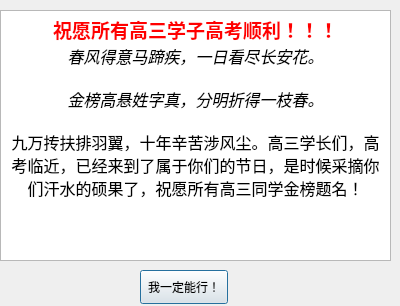
<?xml version="1.0" encoding="UTF-8"?>
<ui version="4.0">
 <class>Dialog</class>
 <widget class="QDialog" name="Dialog">
  <property name="geometry">
   <rect>
    <x>0</x>
    <y>0</y>
    <width>400</width>
    <height>306</height>
   </rect>
  </property>
  <property name="windowTitle">
   <string>高考祝愿！</string>
  </property>
  <widget class="QTextEdit" name="textEdit">
   <property name="geometry">
    <rect>
     <x>0</x>
     <y>10</y>
     <width>391</width>
     <height>251</height>
    </rect>
   </property>
   <property name="html">
    <string>&lt;!DOCTYPE HTML PUBLIC &quot;-//W3C//DTD HTML 4.0//EN&quot; &quot;http://www.w3.org/TR/REC-html40/strict.dtd&quot;&gt;
&lt;html&gt;&lt;head&gt;&lt;meta name=&quot;qrichtext&quot; content=&quot;1&quot; /&gt;&lt;style type=&quot;text/css&quot;&gt;
p, li { white-space: pre-wrap; }
&lt;/style&gt;&lt;/head&gt;&lt;body style=&quot; font-family:'Noto Sans'; font-size:10pt; font-weight:400; font-style:normal;&quot;&gt;
&lt;p align=&quot;center&quot; style=&quot; margin-top:0px; margin-bottom:0px; margin-left:0px; margin-right:0px; -qt-block-indent:0; text-indent:0px;&quot;&gt;&lt;span style=&quot; font-size:14pt; font-weight:600; color:#ff0000;&quot;&gt;祝愿所有高三学子高考顺利！！！&lt;/span&gt;&lt;/p&gt;
&lt;p align=&quot;center&quot; style=&quot; margin-top:0px; margin-bottom:0px; margin-left:0px; margin-right:0px; -qt-block-indent:0; text-indent:0px;&quot;&gt;&lt;span style=&quot; font-size:12pt; font-style:italic; color:#000000;&quot;&gt;春风得意马蹄疾，一日看尽长安花。&lt;/span&gt;&lt;/p&gt;
&lt;p align=&quot;center&quot; style=&quot;-qt-paragraph-type:empty; margin-top:0px; margin-bottom:0px; margin-left:0px; margin-right:0px; -qt-block-indent:0; text-indent:0px; font-size:12pt; font-style:italic; color:#000000;&quot;&gt;&lt;br /&gt;&lt;/p&gt;
&lt;p align=&quot;center&quot; style=&quot; margin-top:0px; margin-bottom:0px; margin-left:0px; margin-right:0px; -qt-block-indent:0; text-indent:0px;&quot;&gt;&lt;span style=&quot; font-size:12pt; font-style:italic; color:#000000;&quot;&gt;金榜高悬姓字真，分明折得一枝春。&lt;/span&gt;&lt;/p&gt;
&lt;p align=&quot;center&quot; style=&quot;-qt-paragraph-type:empty; margin-top:0px; margin-bottom:0px; margin-left:0px; margin-right:0px; -qt-block-indent:0; text-indent:0px; font-size:12pt; font-style:italic; color:#000000;&quot;&gt;&lt;br /&gt;&lt;/p&gt;
&lt;p align=&quot;center&quot; style=&quot; margin-top:0px; margin-bottom:0px; margin-left:0px; margin-right:0px; -qt-block-indent:0; text-indent:0px;&quot;&gt;&lt;span style=&quot; font-size:12pt; color:#000000;&quot;&gt;九万抟扶排羽翼，十年辛苦涉风尘。高三学长们，高考临近，已经来到了属于你们的节日，是时候采摘你们汗水的硕果了，祝愿所有高三同学金榜题名！&lt;/span&gt;&lt;/p&gt;
&lt;p align=&quot;center&quot; style=&quot;-qt-paragraph-type:empty; margin-top:0px; margin-bottom:0px; margin-left:0px; margin-right:0px; -qt-block-indent:0; text-indent:0px; font-size:12pt; color:#000000;&quot;&gt;&lt;br /&gt;&lt;/p&gt;&lt;/body&gt;&lt;/html&gt;</string>
   </property>
  </widget>
  <widget class="QPushButton" name="pushButton">
   <property name="geometry">
    <rect>
     <x>140</x>
     <y>270</y>
     <width>88</width>
     <height>34</height>
    </rect>
   </property>
   <property name="text">
    <string>我一定能行！</string>
   </property>
  </widget>
 </widget>
 <resources/>
 <connections/>
</ui>
